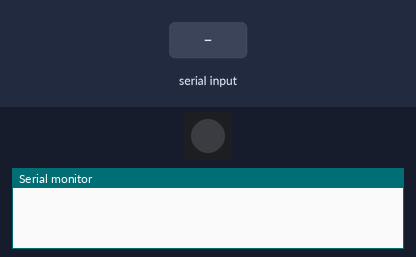
A sketch run on a simulated Arduino Uno, built with avr-gcc and run on an emulated ATmega328P. Shown: 1 RGB LEDs in strip order, left to right, the last lines printed to the serial monitor. The test bench sets the inputs (shaded band). Dim RGB values are drawn brighter than linear.

Above: at 0.1 s.
At 2.9 s:
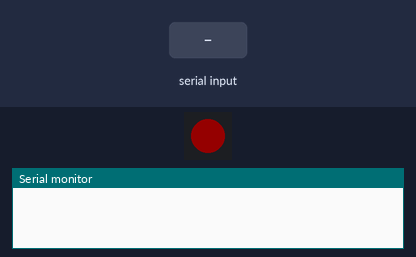
3.0 s: "}" received over Serial
At 3.8 s:
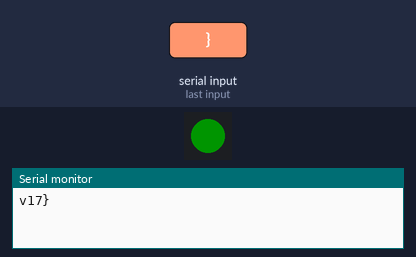
Timing chart, 0 to 6.0 s (numbered marks = the images above; inputs shaded):
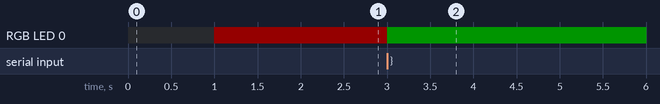

The sketch:

MQTT.ino
```cpp
// (licence header left out)
// Subject: Sistemas Empotrados y de Tiempo Real
// Universidad Rey Juan Carlos, Spain

#include "FastLED.h"
#define PIN_RBGLED 4
#define NUM_LEDS 1
CRGB leds[NUM_LEDS];

bool send = true;

uint32_t Color(uint8_t r, uint8_t g, uint8_t b)
{
  return (((uint32_t)r << 16) | ((uint32_t)g << 8) | b);
}

void setup() {

  Serial.begin(9600);
  delay(1000);


  FastLED.addLeds<NEOPIXEL, PIN_RBGLED>(leds, NUM_LEDS);
  FastLED.setBrightness(20);

  // Set Red Color to LED
  FastLED.showColor(Color(255, 0, 0));
  delay(1000);

  String sendBuff;

  // To make this code works, remember that the switch S1 should be set to "CAM"
  while(1) {
    if (Serial.available()) {

      char c = Serial.read();
      sendBuff += c;

      if (c == '}')  {

        // Set Red Green to LED
        FastLED.showColor(Color(0, 255, 0));
        sendBuff = "";
        break;
      }

    }
  }
}

void loop () {

  if (send == true) {
    Serial.print("v");
    Serial.print(17);
    Serial.print("}");
    send = false;
  }

}
```

Measured:
- after the input at 3.0 s, RGB LED 0: RGB(20, 0, 0) → RGB(0, 20, 0) at once
